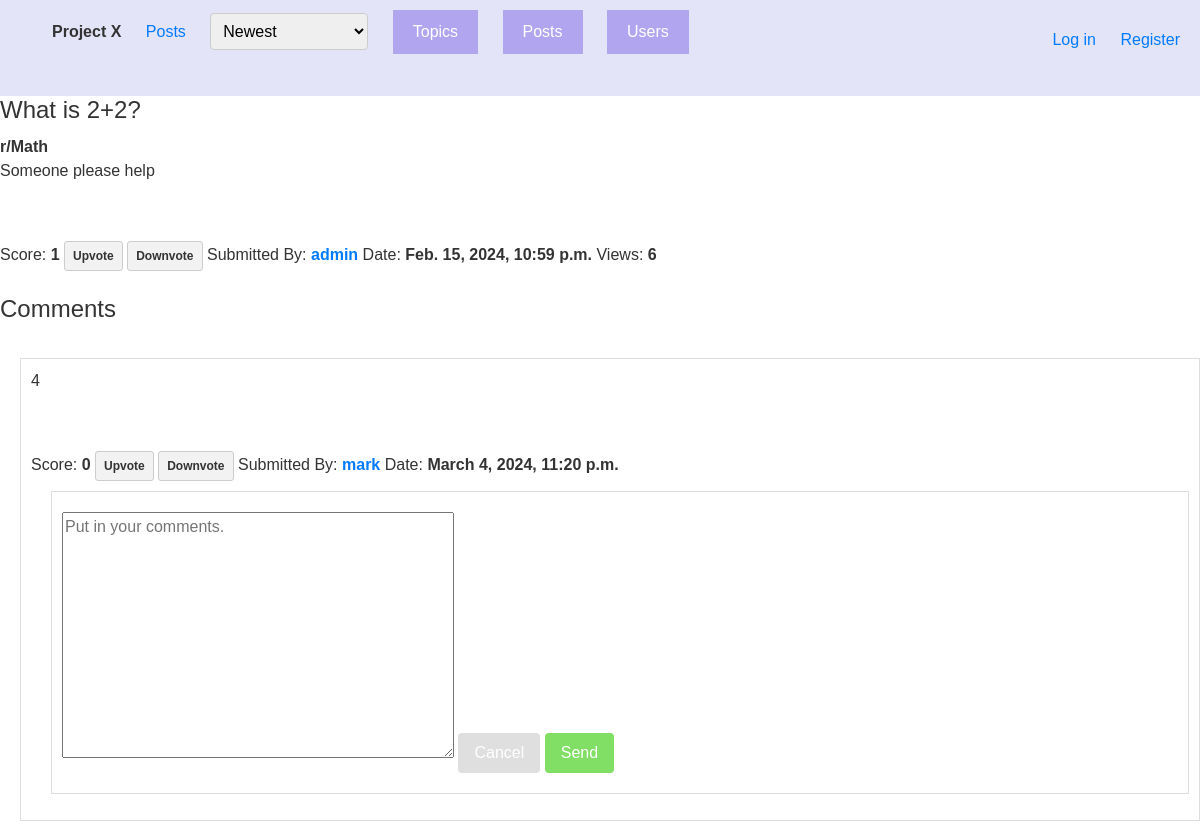
Page /post/20/ on the committed database.
### QuestionHub/models.py (models this page shows, shortened)
class Post(models.Model):
    author = models.ForeignKey(User, null=False, on_delete=models.CASCADE)
    topic = models.ForeignKey(Topic, null=True, on_delete=models.CASCADE)
    title = models.CharField(max_length=255, null=False)
    body = models.TextField(null=False)
    timestamp = models.DateTimeField(auto_now_add=True)
    score = models.IntegerField(default=0)
    num_views = models.IntegerField(default=0)
    def get_comment(self):
        return self.comments.filter(parent=None)  # parent=None retrieves all the first level comments

class Topic(models.Model):
    id = models.AutoField(primary_key=True, editable=False)
    name = models.CharField(max_length=255)

class Response(models.Model):
    post = models.ForeignKey(Post, null=False, on_delete=models.CASCADE, related_name='comments')
    user = models.ForeignKey(User, null=False, on_delete=models.CASCADE)
    parent = models.ForeignKey('self', null=True, blank=True, on_delete=models.CASCADE)
    body = models.TextField(null=False)
    timestamp = models.DateTimeField(auto_now_add=True)
    score = models.IntegerField(default=0)
    def get_comment(self):
        return Response.objects.filter(parent=self)  # retrieve all the replies

### QuestionHub/views.py (the view, shortened to what this page needs)
# urls.py: path('post/<int:id>/', views.post_detail, name='post_detail'),
def post_detail(request, id):
    post = Post.objects.get(id=id)
    posts = Post.objects.all().order_by("timestamp")
    topics = Topic.objects.all()
    trending_topics = Topic.objects.annotate(total_views=Sum('post__num_views')).order_by('-total_views')[:10]
    users = User.objects.all()
    comment = CommentForm()
    reply = ReplyForm()
    user_vote = []
    comment_vote_list = []
    user_votes = []
    if request.user.is_authenticated:
        user_votes = Vote.objects.filter(user=request.user)
        user_vote = Vote.objects.filter(user=request.user, post=post).first()
        for vote in user_votes:
          comment_vote_list.append(vote.comment)
    context = {
        'post': post,
        'comment': comment,
        'reply': reply,
        'all_posts': posts,
        'topics': topics,
        'trending_topics': trending_topics,
        'users': users
    }
    if user_vote:
        context['user_vote'] = user_vote
    if user_votes:
        context['user_votes'] = user_votes
    if comment_vote_list:
        context['comment_vote_list'] = comment_vote_list
    user_profile = UserProfile.objects.get_or_create(user=post.author)[0]
    post.num_views += 1
    post.save()
    user_profile.total_views += 1
    user_profile.save()
    return render(request, 'post_detail.html', context)

### QuestionHub/forms.py
class CommentForm(forms.ModelForm):
    class Meta:
        model = Response
        fields = ['body']

class ReplyForm(forms.ModelForm):
    class Meta:
        model = Response
        fields = ['body']
        widgets = {
            'body': forms.Textarea(attrs={
                'placeholder': "Put in your comments.",
            })
        }

### QuestionHub/templates/post_detail.html (shortened to what this page needs)
{% extends './base.html' %}
{% block post %}
<div class="post-Page">
    <h1 class="post-list-title">
        {{ post.title }}
    </h1>
    <b> r/{{ post.topic.name  }} </b>
    <p> {{ post.body }}</p>
    <br></br>
    Score: <b> {{ post.score }} </b>
    {% if user_vote %}
    {% if user_vote.vote_type == 'U' %}
        <a href="{% url 'upvote_post' post.id 'U' %}" class="vote-btn upvote-btn--undo">Undo Upvote</a>
        <a href="{% url 'upvote_post' post.id 'D' %}" class="vote-btn downvote-btn">Downvote</a>
    {% elif user_vote.vote_type == 'D' %}
        <a href="{% url 'upvote_post' post.id 'U' %}" class="vote-btn upvote-btn">Upvote</a>
        <a href="{% url 'upvote_post' post.id 'D' %}" class="vote-btn downvote-btn--undo">Undo Downvote</a>
    {% endif %}
    {% else %}
        <a href="{% url 'upvote_post' post.id 'U' %}" class="vote-btn upvote-btn">Upvote</a>
        <a href="{% url 'upvote_post' post.id 'D' %}" class="vote-btn downvote-btn">Downvote</a>
    {% endif %}
    Submitted By: <a href="{% url 'user_profile' post.author.id %}"><b>{{ post.author.username }}</b></a>
    Date: <b>{{ post.timestamp }}</b>
    Views: <b>{{post.num_views}}</b>
</div>
    <div class="comment-container">
        <br>
        <h4 class="comment-heading">Comments</h4>
        {% if not post.comments.all %}
            <p class="no-comments">Become the first comment.</p>
        {% else %}
            {% for comment_detail in post.get_comment %}
                {% include 'comments.html' with comment_detail=comment_detail %}
            {% endfor %}
        {% endif %}
    </div>
{% endblock %}

### QuestionHub/templates/comments.html (shortened to what this page needs)
<blockquote id="{{ comment_detail.id }}">
    <p> {{ comment_detail.body }}</p>
    <br></br>
    Score: <b> {{ comment_detail.score }} </b>
    {% if not comment_detail in comment_vote_list %}
    <a href="{% url 'upvote_comment' comment_detail.id 'U' %}" class="vote-btn upvote-btn">Upvote</a>
    <a href="{% url 'upvote_comment' comment_detail.id 'D' %}" class="vote-btn downvote-btn">Downvote</a>
    {%endif%}
    Submitted By: <a href="{% url 'user_profile' comment_detail.user.id %}"><b>{{ comment_detail.user.username }}</b></a>
    Date: <b>{{  comment_detail.timestamp}}</b>
    <blockquote id="reply-form-{{ comment_detail.id }}" class="reply-form-container" style=:"display: none;">
        <form method="POST" action="/reply/" class="reply-form">
            {{ reply.body }}
            <button type="button" class="cancel-button">Cancel</button>
            <input type="submit" class="reply-button" value="Send"/>
        </form>
    </blockquote>
</blockquote>

### QuestionHub/templates/base.html (style rules this page uses)
body { font-family: Tahoma, sans-serif; font-size: 16px; line-height: 1.5; color: #333; }
h1, h2, h3, h4, h5, h6 { margin-top: 0; margin-bottom: 10px; }
p { margin-bottom: 10px; word-wrap: break-word; }
a { color: #007bff; text-decoration: none; }
.post-list-title { font-size: 24px; margin-bottom: 10px; color: #333; }
.delete-comment, .reply-button { background-color: #dc3545; color: #fff; border: none; padding: 8px 16px; cursor: pointer; border-radius: 4px; }
.reply-button { background-color: #80DF64; color: #fff; border: none; padding: 8px 16px; cursor: pointer; border-radius: 4px; }
.cancel-button { background-color: #DFDFDF; color: #fff; border: none; padding: 8px 16px; cursor: pointer; border-radius: 4px; }
.reply-form-container { margin-top: 10px; }
.reply-form { margin: 10px 0; }
blockquote { margin-left: 20px; padding: 10px; border: 1px solid #ddd; }
.vote-btn { display: inline-block; padding: 5px 8px; border: 1px solid #ccc; border-radius: 3px; text-decoration: none; color: #333; font-weight: bold; transition: background-color 0.3s ease; font-size: 12px; }
.upvote-btn { background-color: #f2f2f2; }
.downvote-btn { background-color: #f2f2f2; }

### rows in the picture
Post: title "What is 2+2?", topic.name "Math", body "Someone please help", score "1", author.username "admin", timestamp "Feb. 15, 2024, 10:59 p.m.", num_views "6"
Response: body "4", score "0", user.username "mark", timestamp "March 4, 2024, 11:20 p.m."
